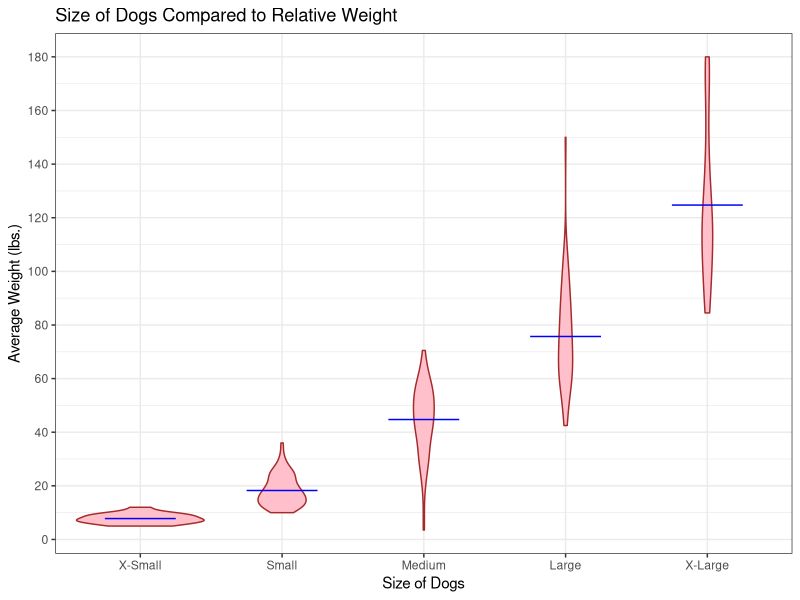
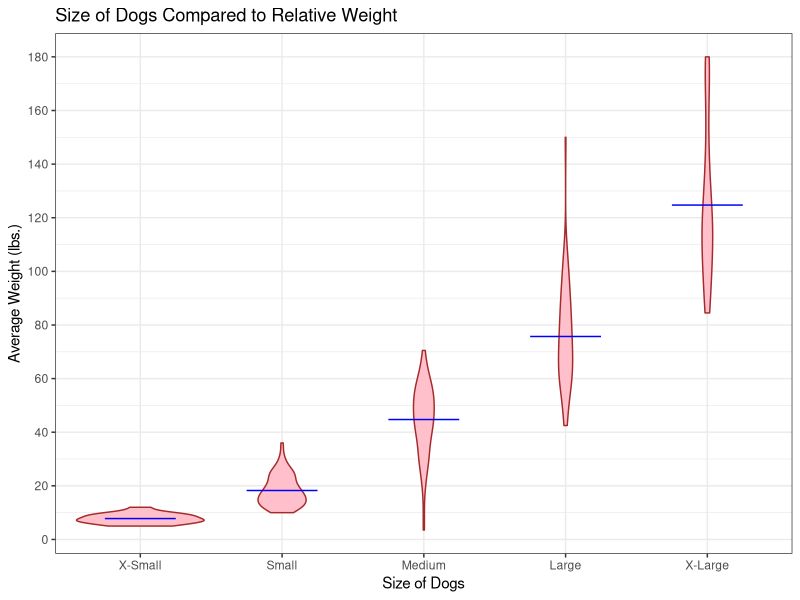
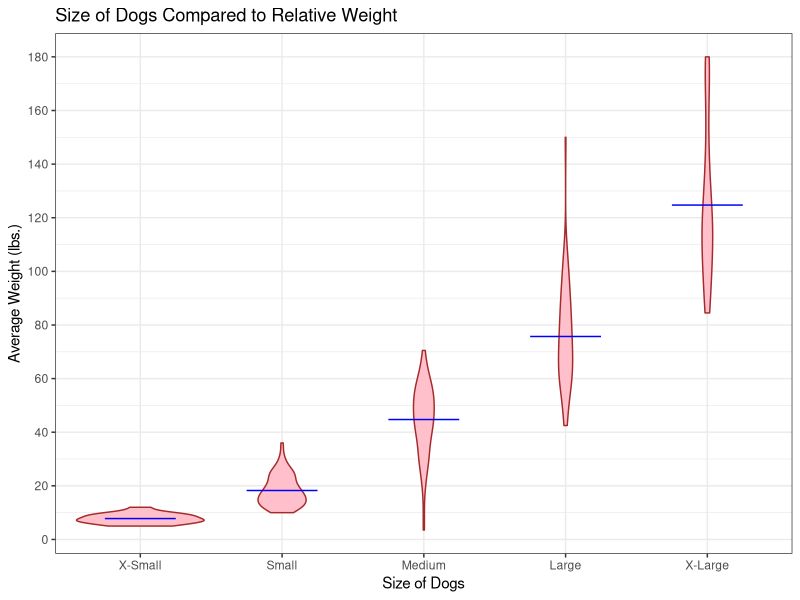
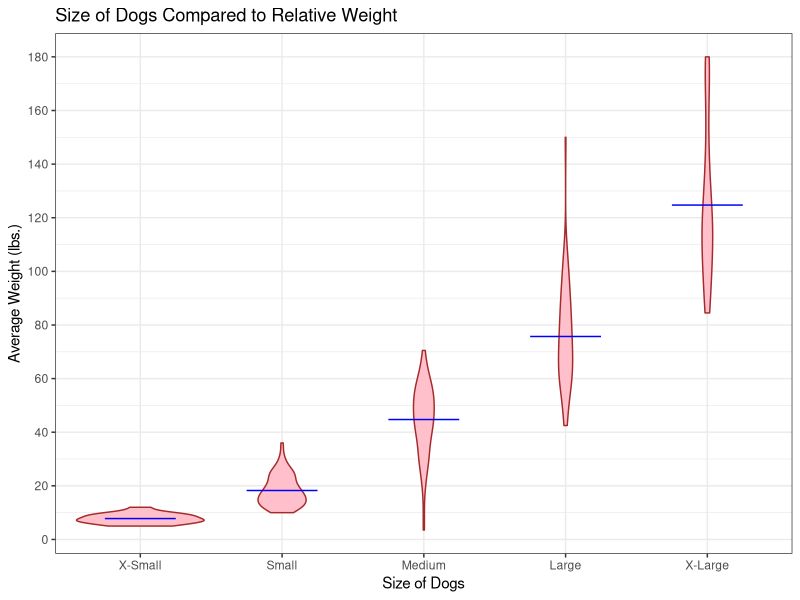
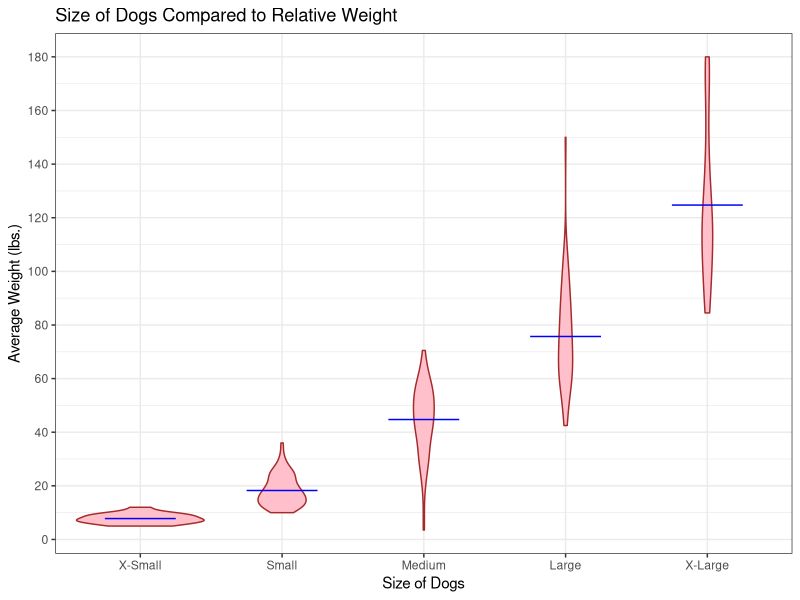

These figures' R source, in order:
## ---- chunk 1
library(tidyverse)
library(ggplot2)
## ---- chunk 2
library(readr)
AmericanKennelClub.data <- read_csv("AmericanKennelClubBreedsBySize (4).csv")
#View(AmericanKennelClub.data)
## ---- chunk 3

AmericanKennelClub.data$`Size Category` <- factor(AmericanKennelClub.data$`Size Category`, levels = c("X-Small","Small", "Medium", "Large", "X-Large"))

loop.cols <- names(AmericanKennelClub.data)
for (col in loop.cols) {
  p <- ggplot(AmericanKennelClub.data, aes(x = `Size Category`, y = `Avg Weight (pounds)`)) + xlab("Size of Dogs") + ylab("Average Weight (lbs.)") + ggtitle("Size of Dogs Compared to Relative Weight") + geom_violin(colour = "brown", fill = "pink") + stat_summary(fun = "mean", geom = "crossbar", width = 0.5, size = 0.2, colour = "blue") + theme_bw() + scale_y_continuous(breaks = seq(0, 200, 20)) 
  print(p)
}
dev.off()
